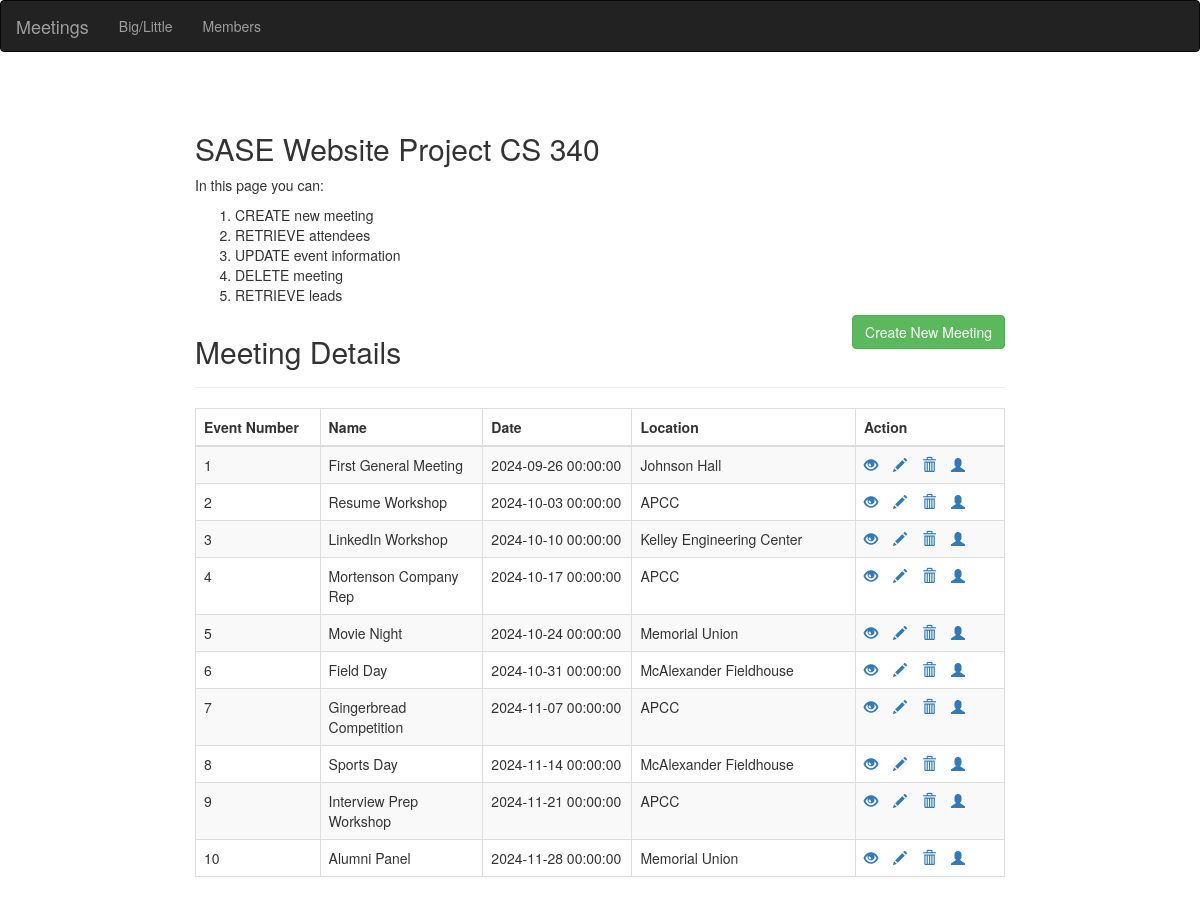
/meetings.php, run on the app's committed database.
### tables this page shows
CREATE TABLE `Meetings` (
  `Event_number` int(11) NOT NULL,
  `Event_name` varchar(255) NOT NULL,
  `Date` datetime NOT NULL,
  `Location` varchar(255) NOT NULL
);

### meetings.php (the view, shortened to what this page needs)
<!DOCTYPE html>
<html lang="en">
<head>
<link rel="stylesheet" href="https://maxcdn.bootstrapcdn.com/bootstrap/3.4.1/css/bootstrap.min.css">
</head>
<body>
    <nav class="navbar navbar-inverse">
        <div class="container-fluid">
            <ul class="nav navbar-nav">
                <li><a class="navbar-brand" href="meetings.php">Meetings</a></li>
                <li><a href="big_little_groups.php">Big/Little</a></li>
                <li><a href="index.php">Members</a></li>
            </ul>
        </div>
    </nav>
    <div class="wrapper">
        <div class="container-fluid">
            <div class="row">
                <div class="col-md-12">
		    <div class="page-header clearfix">
		     <h2> SASE Website Project CS 340 </h2>
                    <p> In this page you can:
                    <ol>
                        <li> CREATE new meeting </li>
                        <li> RETRIEVE attendees </li>
                        <li> UPDATE event information </li>
                        <li> DELETE meeting </li>
                        <li> RETRIEVE leads </li>
                    </ol>
		       <h2 class="pull-left">Meeting Details</h2>
                        <a href="createMeeting.php" class="btn btn-success pull-right">Create New Meeting</a>
                    </div>
                    <?php
                    require_once "config.php";
                    $sql = "SELECT * FROM Meetings";
                    if($result = mysqli_query($link, $sql)){
                        if(mysqli_num_rows($result) > 0){
                            echo "<table class='table table-bordered table-striped'>";
                                echo "<thead>";
                                    echo "<tr>";
                                        echo "<th width=8%>Event Number</th>";
                                        echo "<th width=10%>Name</th>";
                                        echo "<th width=10%>Date</th>";
                                        echo "<th width=15%>Location </th>";
                                        echo "<th width=10%>Action</th>";
                                    echo "</tr>";
                                echo "</thead>";
                                echo "<tbody>";
                                while($row = mysqli_fetch_array($result)){
                                    echo "<tr>";
                                        echo "<td>" . $row['Event_number'] . "</td>";
                                        echo "<td>" . $row['Event_name'] . "</td>";
                                        echo "<td>" . $row['Date'] . "</td>";
										echo "<td>" . $row['Location'] . "</td>";
                                        echo "<td>";
                                            echo "<a href='viewAttendees.php?Event_number=". $row['Event_number'] ."' title='View Attendees' data-toggle='tooltip'><span class='glyphicon glyphicon-eye-open'></span></a>";
                                            echo "<a href='updateMeeting.php?Event_number=". $row['Event_number'] ."' title='Update Meeting' data-toggle='tooltip'><span class='glyphicon glyphicon-pencil'></span></a>";
                                            echo "<a href='deleteMeeting.php?Event_number=". $row['Event_number'] ."' title='Delete Meeting' data-toggle='tooltip'><span class='glyphicon glyphicon-trash'></span></a>";
											echo "<a href='viewLeads.php?Event_number=". $row['Event_number'] ."' title='View Leads' data-toggle='tooltip'><span class='glyphicon glyphicon-user'></span></a>";
                                        echo "</td>";
                                    echo "</tr>";
                                }
                                echo "</tbody>";
                            echo "</table>";
                        } else{
                            echo "<p class='lead'><em>No records were found.</em></p>";
                        }
                    } else{
                        echo "ERROR: Could not able to execute $sql. <br>" . mysqli_error($link);
                    }
                    ?>
                </div>
</body>
</html>

### meetings.php (style rules this page uses)
.wrapper { width: 70%; margin:0 auto; }
table tr td:last-child a { margin-right: 15px; }

### data on the page
meetings: Event_number "1", Event_name "First General Meeting", Date "2024-09-26 00:00:00", Location "Johnson Hall"
meetings: Event_number "2", Event_name "Resume Workshop", Date "2024-10-03 00:00:00", Location "APCC"
meetings: Event_number "3", Event_name "LinkedIn Workshop", Date "2024-10-10 00:00:00", Location "Kelley Engineering Center"
meetings: Event_number "4", Event_name "Mortenson Company Rep", Date "2024-10-17 00:00:00", Location "APCC"
meetings: Event_number "5", Event_name "Movie Night", Date "2024-10-24 00:00:00", Location "Memorial Union"
meetings: Event_number "6", Event_name "Field Day", Date "2024-10-31 00:00:00", Location "McAlexander Fieldhouse"
meetings: Event_number "7", Event_name "Gingerbread Competition", Date "2024-11-07 00:00:00", Location "APCC"
meetings: Event_number "8", Event_name "Sports Day", Date "2024-11-14 00:00:00", Location "McAlexander Fieldhouse"
meetings: Event_number "9", Event_name "Interview Prep Workshop", Date "2024-11-21 00:00:00", Location "APCC"
meetings: Event_number "10", Event_name "Alumni Panel", Date "2024-11-28 00:00:00", Location "Memorial Union"
